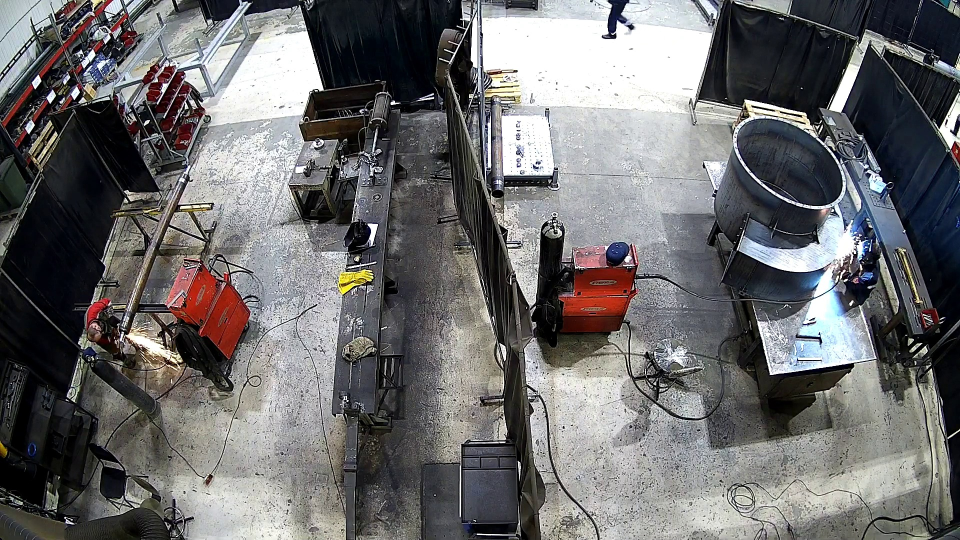
#> input picture opencv-sol/tests/1.jpg, 1920 x 1080 px, given in place of learn_video.mp4, which was not available (shown at 1/2 size)
$ jupyter execute --allow-errors main.ipynb   (text cells are left out)
#> lines starting #> are read from the running program, lines starting #| are printed output that depends on the picture; after the words box and inside, x2 and y2 are one past the last pixel; in counts of white or black regions, pixels touching at a corner belong together; pictures that were not available may be replaced by others from this repository, and a replacement may not be noted
[cell 1]
from PIL import Image, ImageChops, ImageColor
import numpy as np
import matplotlib.pyplot as plt
import cv2 as cv
import math

[cell 2]
class ContourModel:
    def __init__(self, x = 0, y = 0, w = 0, h = 0):
        self.x = x
        self.y = y
        self.w = w
        self.h = h

[cell 3]
def detect_for_color(frame, lower, upper):
    hsv_frame = cv.cvtColor(frame, cv.COLOR_BGR2HSV)


    mask = cv.inRange(hsv_frame, lower, upper)
    target = cv.bitwise_and(hsv_frame, hsv_frame, mask=mask)
    blur = cv.GaussianBlur(mask, (0, 0), sigmaX=10, sigmaY=10)

    ret, thresh = cv.threshold(blur, 40, 255, 0)

    #cv.imshow('asd', thresh)
    cont, hier = cv.findContours(thresh, cv.RETR_EXTERNAL, cv.CHAIN_APPROX_NONE)

    if len(cont) != 0:
        c = max(cont, key=cv.contourArea)
        cv.drawContours(target, c, -1, 255, 3)
        x, y, w, h = cv.boundingRect(c)
        return ContourModel(x, y, w, h)

    return ContourModel()

[cell 4]
def detect_movement(frame1, frame2) -> list[ContourModel]:
    bodies = []
    # [4 lines of commented-out code are left out]

    diff = cv.absdiff(frame1, frame2)
    diff_gray = cv.cvtColor(diff, cv.COLOR_BGR2GRAY)
    blur = cv.GaussianBlur(diff_gray, (0, 0), sigmaX=3, sigmaY=3)

    _, thresh = cv.threshold(blur, 25, 255, 0)
    dilated = cv.dilate(thresh, None, iterations=20)
    #cv.imshow('asd', diff)
    conts, _ = cv.findContours(dilated, cv.RETR_TREE, cv.CHAIN_APPROX_SIMPLE)

    for cont in conts:
        x, y, w, h = cv.boundingRect(cont)
        area = cv.contourArea(cont)
        if area < 40000 and area > 4000:
            bodies.append(ContourModel(x, y, w, h))
            #cv.rectangle(frame1, (x, y), (x + w, y + h), (0, 255, 0), 2)
            #cv.putText(frame1, "Ped{}".format('Movement'), (10, 20), cv.FONT_HERSHEY_SIMPLEX, 1, (255, 0, 0), 3)

    return bodies

#cap.release()
#cv.destroyAllWindows()

[cell 5]
cap = cv.VideoCapture('./example/learn_video.mp4')
while True:
    ret, frame1 = cap.read()
#> frame1 is the input picture: shape (1080, 1920, 3); mean B, G, R 108.8, 107.9, 108.7
    ret, frame2 = cap.read()

    y = frame1.shape[0]
#> y = 1080
    x = frame1.shape[1]
#> x = 1920

    human = detect_movement(frame1, frame2)
#> in detect_movement, `diff = cv.absdiff(frame1, frame2)`: diff: shape (1080, 1920, 3); every value is 0
#> in detect_movement, `diff_gray = cv.cvtColor(diff, cv.COLOR_BGR2GRAY)`: diff_gray: shape (1080, 1920); every value is 0
#> in detect_movement, `conts, _ = cv.findContours(dilated, cv.RETR_TREE, cv.CHAIN_APPROX_SIMP..`: conts = []
#> human = []
    sides = [0, 0, frame1.shape[0], frame1.shape[1]]
#> sides = [0, 0, 1080, 1920]
    for cont in human:
        containers = [cont.x, cont.y, cont.x + cont.w, cont.y + cont.h]

        for i, side in enumerate(sides):
            if side and i in [0, 1] and containers[i] * 0.9 >= side:
                containers[i] = int(0.9 * containers[i])
            elif containers[i] * 1.1 <= side:
                containers[i] = int(1.1 * containers[i])

        cropped = frame1[containers[1] : containers[-1],
                         containers[0] : containers[2]]

        svar_spark_lower = np.array([85, 125, 180])
        svar_spark_upper = np.array([140, 225, 255])
        svar_spark = detect_for_color(cropped, svar_spark_lower, svar_spark_upper)

        bolg_spark_lower = np.array([0,0,255])
        bolg_spark_upper = np.array([23,90,255])
        bolg_spark = detect_for_color(cropped, bolg_spark_lower, bolg_spark_upper)
        # cv.rectangle(frame1, (cont.x, cont.y),
        #              (cont.x + cont.w,
        #               cont.y + cont.h),
        #              (0, 0, 255), 2)
        #print(spark.x, spark.y, spark.x + spark.w, spark.y + spark.h)
        cv.rectangle(frame1, (containers[0] + svar_spark.x, containers[1] + svar_spark.y),
                             (containers[0] + svar_spark.x + svar_spark.w, containers[1] + svar_spark.y + svar_spark.h),
                             (0, 255, 0), 2)
        cv.rectangle(frame1, (containers[0] + bolg_spark.x, containers[1] + bolg_spark.y),
                     (containers[0] + bolg_spark.x + bolg_spark.w,
                      containers[1] + bolg_spark.y + bolg_spark.h),
                     (0, 0, 255), 2)
#> this loop made 0 passes


    cv.imshow('asd', frame1)

    if cv.waitKey(1) & 0xFF == ord('q'):
#> (key q is pressed here)
        break

cap.release()
cv.destroyAllWindows()

[cell 6]
img = cv.imread('./test.png')
#> (the rest of this cell did not finish here and is left out)

[cell 7]
import cv2
import numpy as np


def nothing(x):
    pass


# Load image
image = cv2.imread('./svarka.png')
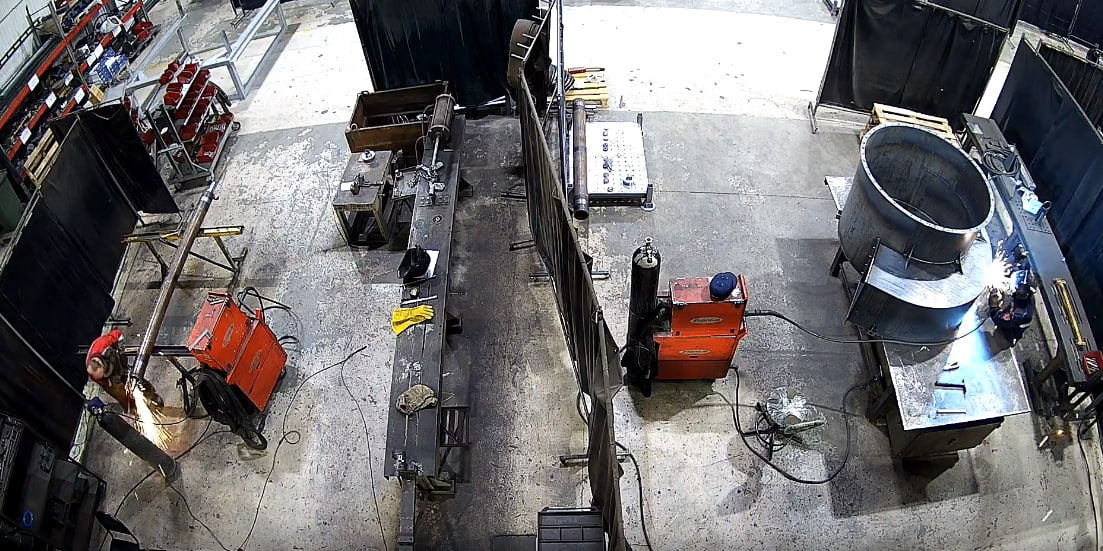
#> input picture opencv-sol/tests/ex1.jpg, 1103 x 551 px, given in place of svarka.png, which was not available
#> image is the input picture: shape (551, 1103, 3); mean B, G, R 111.2, 109.4, 111.5

# Create a window
cv2.namedWindow('image')

# Create trackbars for color change
# Hue is from 0-179 for Opencv
cv2.createTrackbar('HMin', 'image', 0, 179, nothing)
#> slider 'HMin' is set to 35
cv2.createTrackbar('SMin', 'image', 0, 255, nothing)
#> slider 'SMin' is set to 51
cv2.createTrackbar('VMin', 'image', 0, 255, nothing)
#> slider 'VMin' is set to 51
cv2.createTrackbar('HMax', 'image', 0, 179, nothing)
#> slider 'HMax' is set to 179
cv2.createTrackbar('SMax', 'image', 0, 255, nothing)
#> slider 'SMax' is set to 255
cv2.createTrackbar('VMax', 'image', 0, 255, nothing)
#> slider 'VMax' is set to 255

# Set default value for Max HSV trackbars
cv2.setTrackbarPos('HMax', 'image', 179)
cv2.setTrackbarPos('SMax', 'image', 255)
cv2.setTrackbarPos('VMax', 'image', 255)

# Initialize HSV min/max values
hMin = sMin = vMin = hMax = sMax = vMax = 0
phMin = psMin = pvMin = phMax = psMax = pvMax = 0

while (1):
    # Get current positions of all trackbars
    hMin = cv2.getTrackbarPos('HMin', 'image')
    sMin = cv2.getTrackbarPos('SMin', 'image')
    vMin = cv2.getTrackbarPos('VMin', 'image')
    hMax = cv2.getTrackbarPos('HMax', 'image')
    sMax = cv2.getTrackbarPos('SMax', 'image')
    vMax = cv2.getTrackbarPos('VMax', 'image')

    # Set minimum and maximum HSV values to display
    lower = np.array([hMin, sMin, vMin])
    upper = np.array([hMax, sMax, vMax])

    # Convert to HSV format and color threshold
    hsv = cv2.cvtColor(image, cv2.COLOR_BGR2HSV)
#> hsv: shape (551, 1103, 3); mean H, S, V 80.1, 51.7, 117.5
    mask = cv2.inRange(hsv, lower, upper)
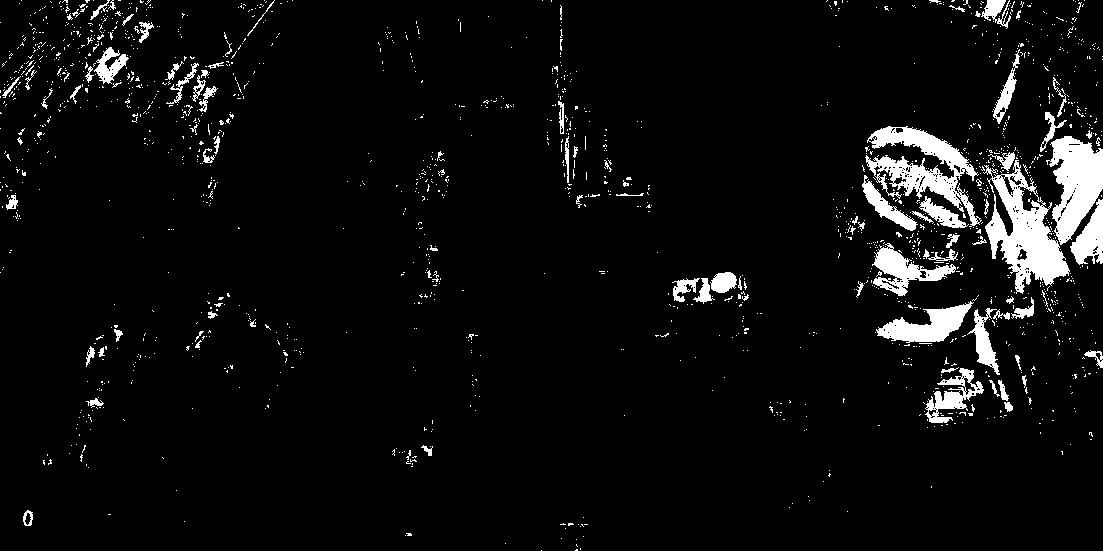
#> mask: shape (551, 1103); 5.3% white; 1662 white regions (1560 under 20 px), largest, box (x1, y1, x2, y2) and area: (983, 160, 1070, 294) 4922, (865, 126, 982, 227) 4072, (1046, 136, 1103, 245) 3671
    result = cv2.bitwise_and(image, image, mask=mask)
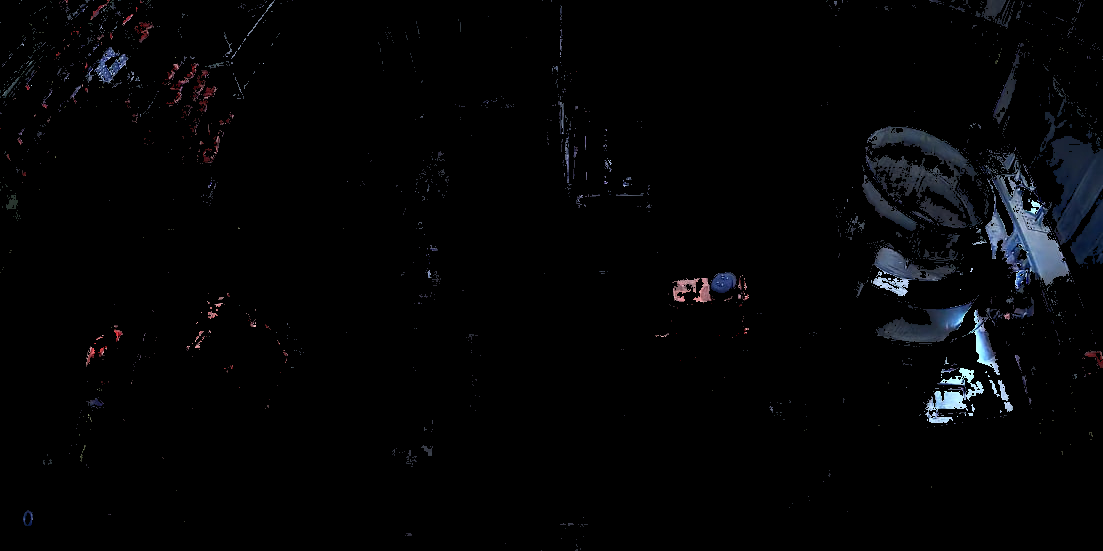
#> result: shape (551, 1103, 3); mean B, G, R 5.2, 4.1, 3.7

    # Print if there is a change in HSV value
    if ((phMin != hMin) | (psMin != sMin) | (pvMin != vMin) | (phMax != hMax) | (psMax != sMax) | (pvMax != vMax)):
        print("(hMin = %d , sMin = %d, vMin = %d), (hMax = %d , sMax = %d, vMax = %d)" % (
            hMin, sMin, vMin, hMax, sMax, vMax))
        phMin = hMin
        psMin = sMin
        pvMin = vMin
        phMax = hMax
        psMax = sMax
        pvMax = vMax

    # Display result image
    cv2.imshow('image', result)
    if cv2.waitKey(10) & 0xFF == ord('q'):
#> (key q is pressed here)
        break

cv2.destroyAllWindows()
